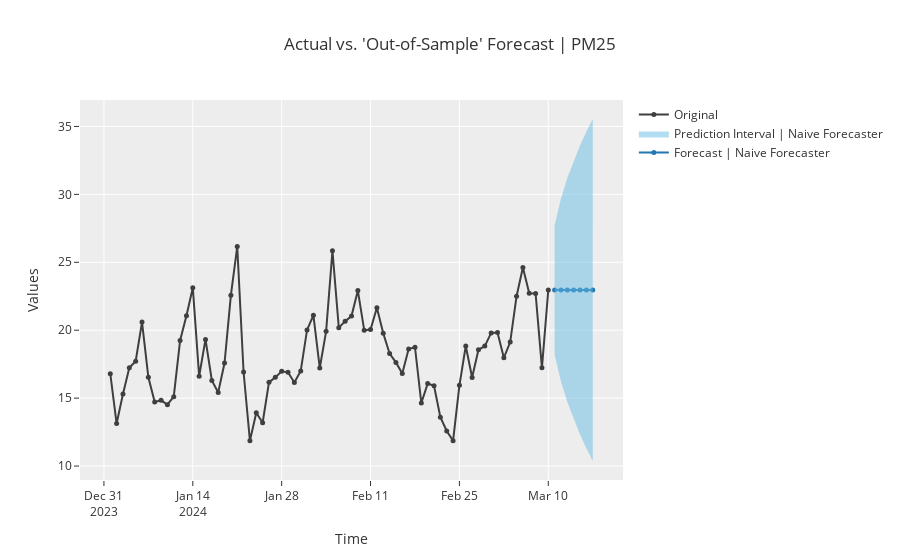

Notebook code cell kept with this figure:
### Markdown cell above
final_model(best)

### Code cell
plot_model(final_model, plot = 'forecast', data_kwargs={'fh' : 7})
